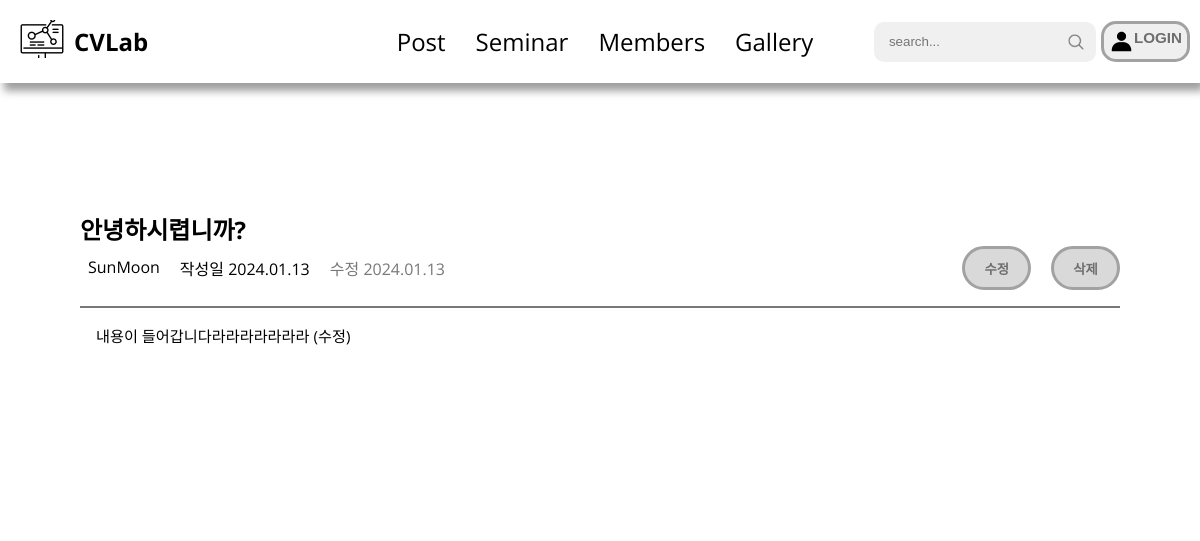
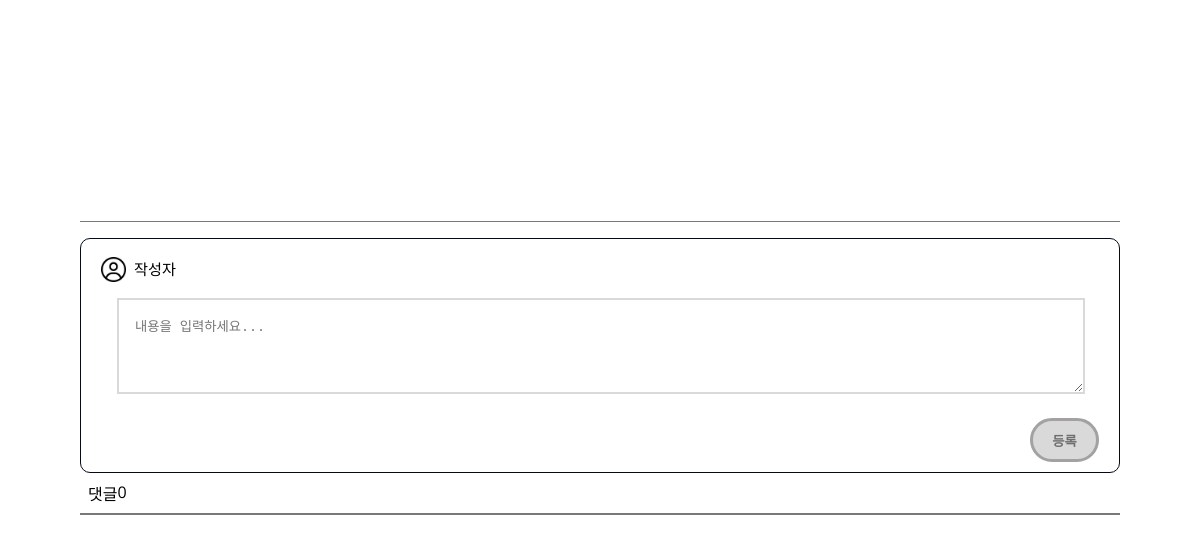
The app's page /posts/32/, older data (2 pictures, top to bottom).
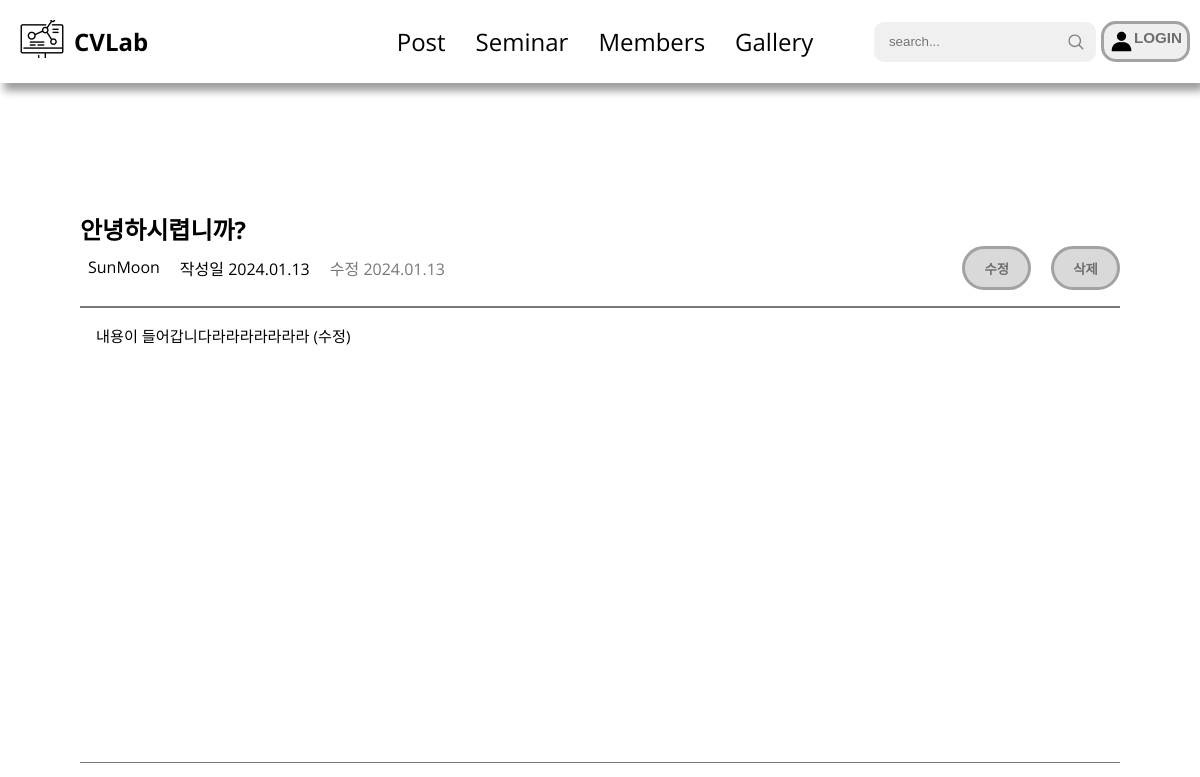
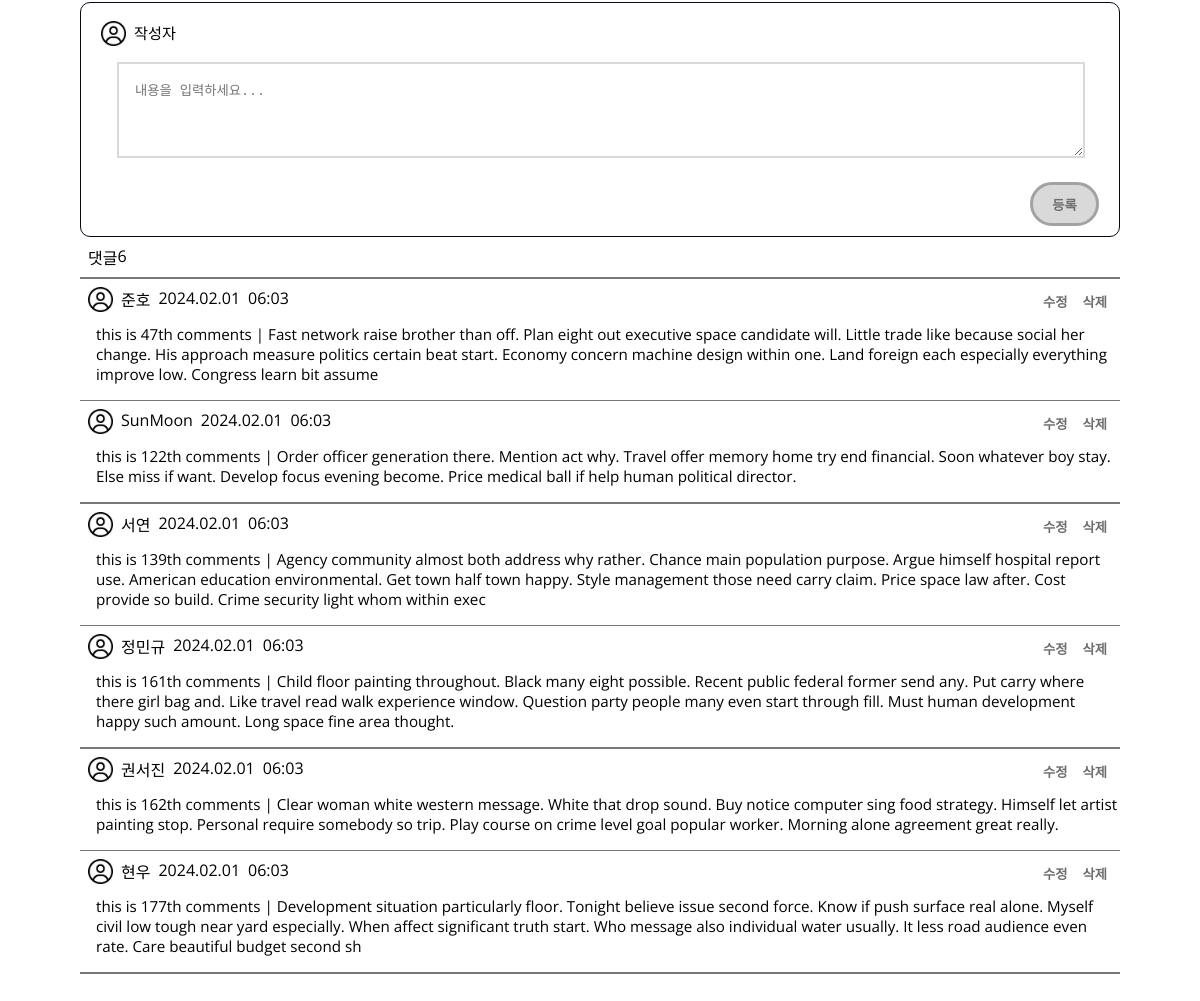
The same page, newer data (2 pictures, top to bottom).
### post/models.py (models this page shows, shortened)
class Post(models.Model):
    dt_created = models.DateTimeField(auto_now_add=True)
    dt_updated = models.DateTimeField(auto_now=True)
    title = models.CharField(max_length=30)
    content = models.TextField()
    author = models.ForeignKey(User, on_delete=models.CASCADE, related_name="posts")
    likes = GenericRelation(Like, related_query_name="post")
    dislikes = GenericRelation(Dislike, related_query_name="post")
    images = GenericRelation(Image, related_query_name="post")
    comments = GenericRelation(Comment, related_query_name="post")
    class Meta:
        ordering = ["-dt_created"]

### main/models.py (models this page shows, shortened)
class Comment(models.Model):
    dt_created = models.DateTimeField(auto_now_add=True)
    comment = models.TextField(max_length=500, blank=False)
    user = models.ForeignKey(User, on_delete=models.CASCADE, related_name="comments")
    content_type = models.ForeignKey(ContentType, on_delete=models.CASCADE)
    object_id = models.PositiveIntegerField()
    related_object = GenericForeignKey()
    likes = GenericRelation("Like", related_query_name="comment")
    dislikes = GenericRelation("DisLike", related_query_name="comment")
    class Meta:
        unique_together = ["user", "content_type", "object_id"]

### user/models.py (models this page shows, shortened)
class User(AbstractUser):
    nickname = models.CharField(
        max_length=15,
        unique=True,
        null=True,
        error_messages={"unique": "이미 사용중인 닉네임입니다."},
    )
    profile_pic = models.ImageField(
        default="default_profile_pic.jpg",
        upload_to="profile_pics",
        blank=True,
    )
    intro = models.CharField(max_length=60, blank=True)
    RANK_CHOICES = [
        (1, "user"),
        (2, "manager"),
        (3, "admin"),
    ]
    rank = models.IntegerField(choices=RANK_CHOICES, default=1)

### post/views.py (the view)
# urls.py: path("<int:post_id>/", views.PostDetailView.as_view(), name="post-detail"),
class PostDetailView(DetailView):
    model = Post
    template_name = "post/post_detail.html"
    pk_url_kwarg = "post_id"

### post/templates/post/post_detail.html (shortened to what this page needs)
{% extends "base/base_with_navbar.html" %}
{% load static %}
{% block content %}
  <div id="post__detail" class="max-container">
    <section>
      <h2 class="post__detail__title">{{ post.title }}</h2>
      <div class="post__detail__inform">
        <li class="post__detail__user">{{ post.author.nickname }}</li>
        <li class="post__detail__date">작성일 2024.01.13</li>
        <li class="post__detail__modifydate">수정 2024.01.13</li>
        <button class="post__detail__modify"><a href="{% url 'post-update' post.id %}">수정</a></button>
        <button class="post__detail__delete"><a href="{% url 'post-delete' post.id %}">삭제</a></button>
      </div>
      <div class="bar--gray--thin"></div>
      <p class="post__detail__content">
        {{ post.content }}
      </p>
      <div class="bar--gray--thin"></div>
    </section>
    <section>
      <div class="container">
        <div class="post__detail__comment">
          <div class="user__info">
            <img
              src="{% static 'post/images/user.png' %}"
              alt="User Image"
              class="user__image"
            />
            <p class="post__detail__username">작성자</p>
          </div>
          <textarea
            type="text"
            class="text-input"
            placeholder="내용을 입력하세요..."
          ></textarea>
          <button class="comment__submit">등록</button>
        </div>
      </div>
    </section>
    <section>
      <div class="post__detail__comments__info">
        <li>댓글</li>
        <li>{{ post.comments.all|length }}</li>
      </div>
      <div class="bar--gray--thin"></div>
      {% for comment in post.comments.all %}
        <div>
          <div class="post__detail__comments">
            <img src="{% static 'post/images/user.png' %}" alt="User Image" class="user__image" />
            <li>{{ comment.user.nickname }}</li>
              <li>{{ comment.dt_created|date:"Y.m.d" }}</li>
              <li>{{ comment.dt_created|date:"H:i" }}</li>
            <div class="post__detail__button">
              <button class="comment__button">수정</button
              ><button class="comment__button">삭제</button>
            </div>
          </div>
          <p class="comments__content">
            {{ comment.comment }}
          </p>
          <div class="bar--gray--thin"></div>
        </div>
      {% endfor %}
    </section>
  </div>
{% endblock content %}

Row changes from the older to the newer data that the page shows:
added Comment: user.nickname "준호", dt_created "2024.02.01", dt_created "06:03", comment "this is 47th comments | Fast network raise brother than off. Plan eight out executive space candidate will. Little trade like because social her change. His approach measure politics certain beat start. Economy concern machine design within one. Land foreign each especially everything improve low. Congress learn bit assume"
added Comment: user.nickname "SunMoon", dt_created "2024.02.01", dt_created "06:03", comment "this is 122th comments | Order officer generation there. Mention act why. Travel offer memory home try end financial. Soon whatever boy stay. Else miss if want. Develop focus evening become. Price medical ball if help human political director."
added Comment: user.nickname "서연", dt_created "2024.02.01", dt_created "06:03", comment "this is 139th comments | Agency community almost both address why rather. Chance main population purpose. Argue himself hospital report use. American education environmental. Get town half town happy. Style management those need carry claim. Price space law after. Cost provide so build. Crime security light whom within exec"
added Comment: user.nickname "정민규", dt_created "2024.02.01", dt_created "06:03", comment "this is 161th comments | Child floor painting throughout. Black many eight possible. Recent public federal former send any. Put carry where there girl bag and. Like travel read walk experience window. Question party people many even start through fill. Must human development happy such amount. Long space fine area thought."
added Comment: user.nickname "권서진", dt_created "2024.02.01", dt_created "06:03", comment "this is 162th comments | Clear woman white western message. White that drop sound. Buy notice computer sing food strategy. Himself let artist painting stop. Personal require somebody so trip. Play course on crime level goal popular worker. Morning alone agreement great really."
added Comment: user.nickname "현우", dt_created "2024.02.01", dt_created "06:03", comment "this is 177th comments | Development situation particularly floor. Tonight believe issue second force. Know if push surface real alone. Myself civil low tough near yard especially. When affect significant truth start. Who message also individual water usually. It less road audience even rate. Care beautiful budget second sh"
Text that changed along with them:
{{ post.comments.all|length }}: "0" → "6"
